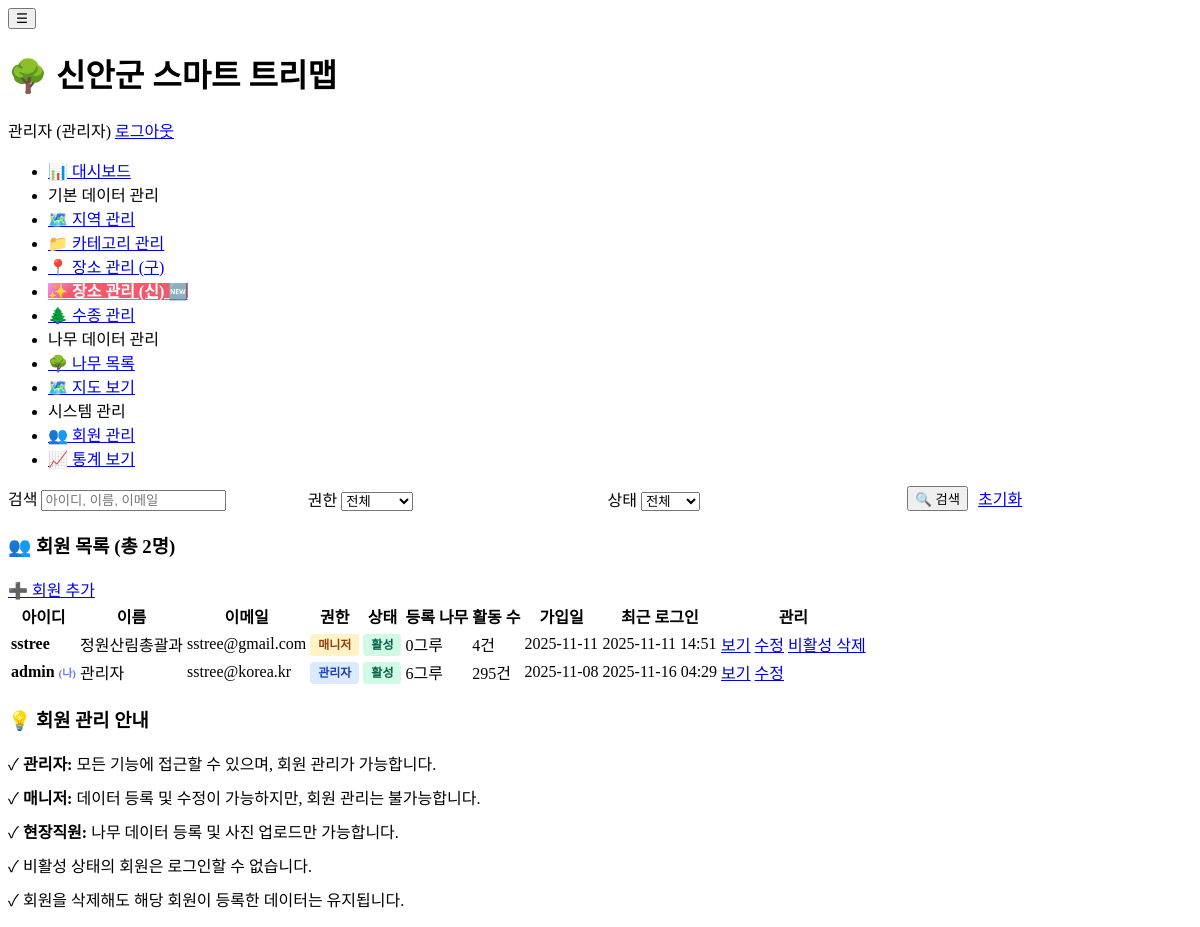
The page /admin/users/list.php (signed in) on the database its author committed.
### tables this page shows
CREATE TABLE `users` (
  `user_id` int(11) NOT NULL,
  `username` varchar(50) NOT NULL,
  `email` varchar(100) NOT NULL,
  `password` varchar(255) NOT NULL,
  `role` enum('admin','manager','field_worker') DEFAULT 'field_worker',
  `name` varchar(50) DEFAULT NULL,
  `phone` varchar(20) DEFAULT NULL,
  `created_at` datetime DEFAULT NULL,
  `last_login` timestamp NULL DEFAULT NULL,
  `status` enum('active','inactive') DEFAULT 'active'
);

### admin/users/list.php (the view, shortened to what this page needs)
<?php
$database = new Database();
$db = $database->getConnection();
$search = isset($_GET['search']) ? sanitize($_GET['search']) : '';
$query = "SELECT u.*,
          (SELECT COUNT(*) FROM trees WHERE created_by = u.user_id) as tree_count,
          (SELECT COUNT(*) FROM activity_logs WHERE user_id = u.user_id) as activity_count
          FROM users u
          WHERE 1=1";
$query .= " ORDER BY u.created_at DESC";
$stmt = $db->prepare($query);
$stmt->execute();
$users = $stmt->fetchAll();
require_once '../../includes/header.php';
?>
<div class="card" style="margin-bottom: 20px;">
    <div class="card-body">
        <form method="GET" action="" style="display: grid; grid-template-columns: repeat(auto-fit, minmax(200px, 1fr)); gap: 15px; align-items: end;">
            <div class="form-group" style="margin-bottom: 0;">
                <label for="search">검색</label>
                <input type="text"
                       id="search"
                       name="search"
                       placeholder="아이디, 이름, 이메일"
                       value="<?php echo htmlspecialchars($search); ?>">
            </div>
            <div class="form-group" style="margin-bottom: 0;">
                <label for="role">권한</label>
                <select id="role" name="role">
                    <option value="">전체</option>
                </select>
            </div>
            <div class="form-group" style="margin-bottom: 0;">
                <label for="status">상태</label>
                <select id="status" name="status">
                    <option value="">전체</option>
                </select>
            </div>
            <div style="display: flex; gap: 10px;">
                <button type="submit" class="btn btn-primary">🔍 검색</button>
                <a href="list.php" class="btn btn-secondary">초기화</a>
            </div>
        </form>
    </div>
</div>
<div class="card">
    <div class="card-header">
        <h3 class="card-title">👥 회원 목록 (총 <?php echo count($users); ?>명)</h3>
        <a href="add.php" class="btn btn-primary">➕ 회원 추가</a>
    </div>
    <div class="card-body">
        <div class="table-wrapper">
            <table>
                <thead>
                    <tr>
                        <th>아이디</th>
                        <th>이름</th>
                        <th>이메일</th>
                        <th>권한</th>
                        <th>상태</th>
                        <th>등록 나무</th>
                        <th>활동 수</th>
                        <th>가입일</th>
                        <th>최근 로그인</th>
                        <th>관리</th>
                    </tr>
                </thead>
                <tbody>
                    <?php if (count($users) > 0): ?>
                        <?php foreach ($users as $user): ?>
                            <tr>
                                <td style="font-weight: 600;">
                                    <?php echo htmlspecialchars($user['username']); ?>
                                    <?php if ($user['user_id'] == $_SESSION['user_id']): ?>
                                        <span style="color: #667eea; font-size: 11px;">(나)</span>
                                    <?php endif; ?>
                                </td>
                                <td><?php echo htmlspecialchars($user['name'] ?: '-'); ?></td>
                                <td><?php echo htmlspecialchars($user['email']); ?></td>
                                <td>
                                    <?php
                                    $role_classes = [
                                        'admin' => 'role-admin',
                                        'manager' => 'role-manager',
                                        'field_worker' => 'role-field_worker'
                                    ];
                                    $role_labels = [
                                        'admin' => '관리자',
                                        'manager' => '매니저',
                                        'field_worker' => '현장직원'
                                    ];
                                    ?>
                                    <span class="role-badge <?php echo $role_classes[$user['role']]; ?>">
                                        <?php echo $role_labels[$user['role']]; ?>
                                    </span>
                                </td>
                                <td>
                                    <span class="status-badge status-<?php echo $user['status']; ?>">
                                        <?php echo $user['status'] === 'active' ? '활성' : '비활성'; ?>
                                    </span>
                                </td>
                                <td><?php echo number_format($user['tree_count']); ?>그루</td>
                                <td><?php echo number_format($user['activity_count']); ?>건</td>
                                <td><?php echo date('Y-m-d', strtotime($user['created_at'])); ?></td>
                                <td>
                                    <?php
                                    if ($user['last_login']) {
                                        echo date('Y-m-d H:i', strtotime($user['last_login']));
                                    } else {
                                        echo '-';
                                    }
                                    ?>
                                </td>
                                <td>
                                    <a href="view.php?id=<?php echo $user['user_id']; ?>" class="btn btn-sm btn-success">보기</a>
                                    <a href="edit.php?id=<?php echo $user['user_id']; ?>" class="btn btn-sm btn-secondary">수정</a>
                                    <?php if ($user['user_id'] != $_SESSION['user_id']): ?>
                                        <a href="?toggle_status=<?php echo $user['user_id']; ?>"
                                           class="btn btn-sm <?php echo $user['status'] === 'active' ? 'btn-danger' : 'btn-success'; ?>"
                                           onclick="return confirm('회원 상태를 변경하시겠습니까?');">
                                            <?php echo $user['status'] === 'active' ? '비활성' : '활성'; ?>
                                        </a>
                                        <a href="?delete=<?php echo $user['user_id']; ?>"
                                           class="btn btn-sm btn-danger"
                                           onclick="return confirm('이 회원을 삭제하시겠습니까?\n모든 활동 기록이 유지되지만 로그인할 수 없게 됩니다.');">삭제</a>
                                    <?php endif; ?>
                                </td>
                            </tr>
                        <?php endforeach; ?>
                    <?php endif; ?>
                </tbody>
            </table>
        </div>
    </div>
</div>
<div class="card">
    <div class="card-header">
        <h3 class="card-title">💡 회원 관리 안내</h3>
    </div>
    <div class="card-body">
        <ul style="list-style: none; padding: 0;">
            <li style="margin-bottom: 10px;">✓ <strong>관리자:</strong> 모든 기능에 접근할 수 있으며, 회원 관리가 가능합니다.</li>
            <li style="margin-bottom: 10px;">✓ <strong>매니저:</strong> 데이터 등록 및 수정이 가능하지만, 회원 관리는 불가능합니다.</li>
            <li style="margin-bottom: 10px;">✓ <strong>현장직원:</strong> 나무 데이터 등록 및 사진 업로드만 가능합니다.</li>
            <li style="margin-bottom: 10px;">✓ 비활성 상태의 회원은 로그인할 수 없습니다.</li>
            <li style="margin-bottom: 10px;">✓ 회원을 삭제해도 해당 회원이 등록한 데이터는 유지됩니다.</li>
        </ul>
    </div>
</div>
<?php require_once '../../includes/footer.php'; ?>

### admin/users/list.php (style rules this page uses)
.status-badge { padding: 4px 8px; border-radius: 4px; font-size: 12px; font-weight: 600; }
.status-active { background: #d1fae5; color: #065f46; }
.role-badge { padding: 4px 8px; border-radius: 4px; font-size: 12px; font-weight: 600; }
.role-admin { background: #dbeafe; color: #1e40af; }
.role-manager { background: #fef3c7; color: #92400e; }

### rows shown on the page
users: username "sstree", name "정원산림총괄과", email "sstree@gmail.com", role "매니저", status "활성", tree_count "0", activity_count "4", created_at "2025-11-11", last_login "2025-11-11 14:51"
users: username "admin", shows "(나)", name "관리자", email "sstree@korea.kr", role "관리자", status "활성", tree_count "6", activity_count "295", created_at "2025-11-08", last_login "2025-11-16 04:29"

### other values the page prints
SITE_NAME "신안군 스마트 트리맵"
$_SESSION['name'] "관리자"
count($users) "2"
